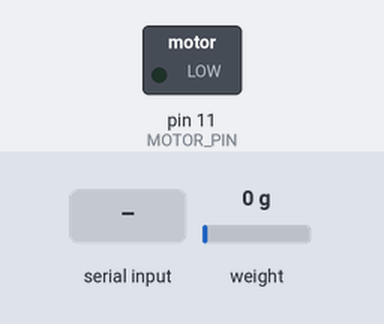
Simulated run of this sketch. Board: Arduino Uno, built with avr-gcc and run on an emulated ATmega328P. Parts: switched loads named in the sketch (green lamp = pin HIGH). The inputs (shaded band) are chosen by the test bench; at power-on: weight on the scale 0 g. What the sketch prints to the serial monitor is not drawn.

Above: at 2.2 s.
2.3 s: "GO\n" received over Serial
At 3.0 s:
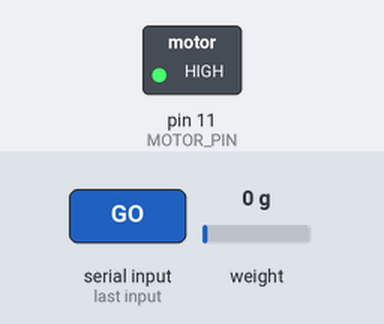
Timing chart, 0 to 5.3 s (numbered marks = the images above; inputs shaded):
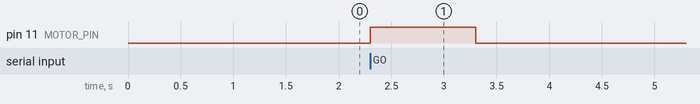

Measured:
- after the input at 2.3 s, pin 11 (MOTOR_PIN): LOW → HIGH at once, → LOW 1.0 s later

The sketch:

arduino-hardware.ino
```cpp
#include "HX711.h"

// --- 腳位與常數設定 ---
const int LOADCELL_DOUT_PIN = 6;
const int LOADCELL_SCK_PIN = 7;
const int MOTOR_PIN = 11;

HX711 scale;

// --- 系統變數 ---
float calibration_factor = 300.0;
unsigned long lastWeightTime = 0;

void setup(void) {
  Serial.begin(115200);
  while (!Serial) delay(10);

  // 初始化馬達控制腳位
  pinMode(MOTOR_PIN, OUTPUT);

  // 初始化 HX711 秤重模組並執行歸零 (Tare)
  scale.begin(LOADCELL_DOUT_PIN, LOADCELL_SCK_PIN);
  scale.set_scale(calibration_factor);
  scale.tare();

  // 通知 Python 軟體端硬體已就緒
  Serial.println("SYSTEM_READY");
}

void loop(void) {
  // 1. 非阻塞式重量回報 (每 2 秒執行一次)
  if (millis() - lastWeightTime > 2000) {
    if (scale.is_ready()) {
      float currentWeight = scale.get_units();

      // 消除微小負值跳動，確保數據乾淨
      if (currentWeight <= 0) {
        currentWeight = 0;
      }

      Serial.print("WEIGHT:");
      Serial.println(currentWeight, 1);

      lastWeightTime = millis();
    }
  }

  // 2. 接收 Python 握手協定指令
  if (Serial.available()) {
    String cmd = Serial.readStringUntil('\n');
    cmd.trim();

    if (cmd == "GO") {
      // 觸發馬達轉動 1 秒
      analogWrite(MOTOR_PIN, 255);
      delay(1000);
      analogWrite(MOTOR_PIN, 0);

      // 動作完成，回傳訊號給 Python
      Serial.println("DONE");
    }
  }

  // 保持系統迴圈穩定的小延遲
  delay(20);
}
```
